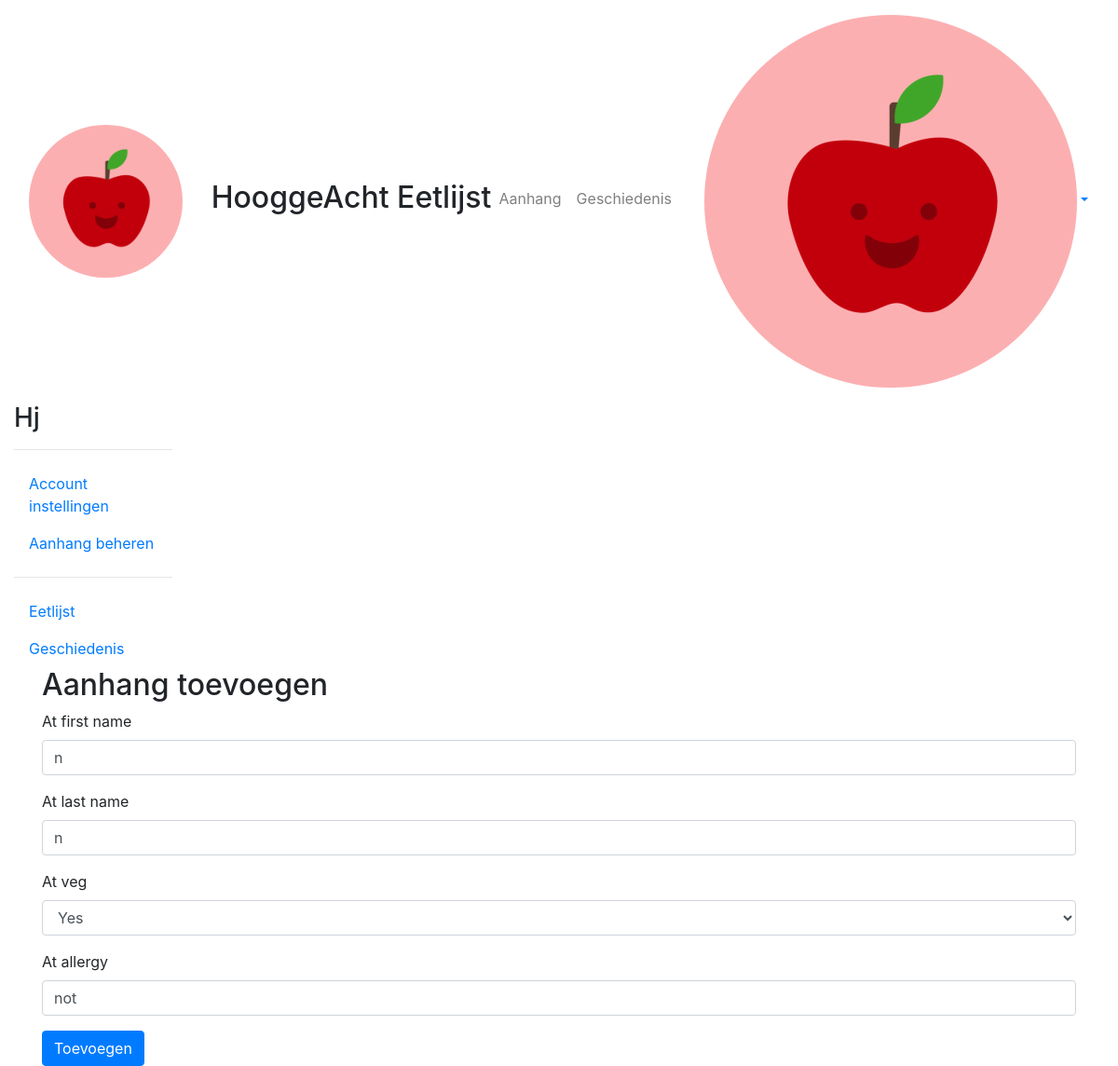
/accounts/aanhang/9/aanpassen/ (signed in), run on the app's committed database.
### accounts/models.py (models this page shows, shortened)
class Profile(models.Model):
    user = models.OneToOneField(User, on_delete=models.CASCADE)
    housename = models.CharField(max_length=30, blank=True)
    vegetarian = models.NullBooleanField(blank=True, null=True)
    allergy = models.CharField(max_length=100, blank=True, null=True)
    food_preference = models.CharField(max_length=100, blank=True, null=True)

class Attachment(models.Model):
    author = models.ForeignKey(user)
    at_first_name = models.CharField(max_length=30, blank=True)
    at_last_name = models.CharField(max_length=30, blank=True)
    at_veg = models.NullBooleanField(blank=True, null=True)
    at_allergy = models.CharField(max_length=100, blank=True, null=True)

### accounts/views.py (the view)
# urls.py: url(r'^aanhang/(?P<pk>\d+)/aanpassen/$', views.AttachmentUpdateView.as_view(), name="attachment_update"),
class AttachmentUpdateView(LoginRequiredMixin, UpdateView):
    login_url = '/accounts/login/'
    redirect_field_name = 'accounts/attachment_list.html'
    form_class = AttachmentForm
    model = Attachment

### accounts/forms.py
class AttachmentForm(forms.ModelForm):
    class Meta:
        fields = ('at_first_name','at_last_name','at_veg','at_allergy')
        model = Attachment

### accounts/templates/accounts/attachment_form.html (shortened to what this page needs)
{% extends "base.html" %}
{% load bootstrap4 %}
{% load staticfiles %}
{% block content %}
<div class="container form-container">
  <h2>Aanhang toevoegen</h2>
  <form method="POST">
      {% bootstrap_form form %}
      <input type="submit" class="btn btn-primary" value="Toevoegen">
  </form>
</div>
{% endblock %}

### templates/base.html (shortened to what this page needs)
<!DOCTYPE html>
<html>
  <head>
    {% load sass_tags %}
    {% load staticfiles %}
    <link rel="stylesheet" href="https://maxcdn.bootstrapcdn.com/bootstrap/4.0.0-beta/css/bootstrap.min.css">
    <link href="{% sass_src 'scss/style.scss' %}" rel="stylesheet" type="text/css" />
    <link rel="stylesheet" type="text/css" href="https://cdn.jsdelivr.net/npm/slick-carousel@1.8.1/slick/slick.css"/>
    <link rel="stylesheet" type="text/css" href="https://cdn.jsdelivr.net/npm/slick-carousel@1.8.1/slick/slick-theme.css"/>
  </head>
  <body>
    <nav class="navbar navbar-expand-lg navbar-light bg-tranparent">
      <a class="navbar-brand col-sm-3 col-md-2" href="{% url 'home' %}"><img src="{% static 'img/account_icon.png' %}" alt="" class="img-fluid rounded-circle aarbei"></a>
      <div class="collapse navbar-collapse" id="navbarToggler">
        <ul class="navbar-nav mr-auto mt-2 mt-lg-0">
          {% if user.is_authenticated %}
          <h2>HooggeAcht Eetlijst</h2>
          <li class="nav-item">
            <a class="nav-link" href="{% url 'accounts:attachment_create' %}">Aanhang</a>
          </li>
          <li class="nav-item">
            <a class="nav-link" href="{% url 'accounts:profile' %}">Geschiedenis</a>
          </li>
          {% else %}
          <li class="nav-item active">
            <a class="nav-link" href="{% url 'accounts:login' %}">Inloggen <span class="sr-only">(current)</span></a>
          </li>
          {% endif %}
        </ul>
        {% if user.is_authenticated %}
          <div class="nav-item dropdown my-2 my-lg-0">
            <a class="nav-link dropdown-toggle" data-toggle="dropdown" href="#" role="button" aria-haspopup="true" aria-expanded="false"><img src="{% static 'img/account_icon.png' %}" alt="" class="aardbei rounded-circle img-fluid" ></a>
          </div>
          {% endif %}
      </div>
    </nav>
<div class="container-fluid fp-content">
  <div class="row">
    <nav class="col-sm-3 col-md-2 hidden-xs-down bg-faded sidebar">
      <div class="housetitle">
        <h3>{{user.profile.housename|title}}</h3>
      </div>
      <hr class="m-t">
          <ul class="nav nav-pills flex-column">
            {% if user.is_authenticated %}
            <li class="nav-item">
              <a class="nav-link" href="{% url 'accounts:profile' %}">Account instellingen</a>
            </li>
            <li class="nav-item">
              <a class="nav-link" href="{% url 'accounts:attachment_list' %}">Aanhang beheren</a>
            </li>
            {% else %}
            <li class="nav-item active">
              <a class="nav-link" href="{% url 'accounts:login' %}">Inloggen <span class="sr-only">(current)</span></a>
            </li>
            {% endif %}
          </ul>
          <hr class="m-t">
          <ul class="nav nav-pills flex-column">
            <li class="nav-item button-side">
              <a class="nav-link" href="{% url 'home' %}">Eetlijst</a>
            </li>
            <li class="nav-item button-side">
              <a class="nav-link" href="{% url 'accounts:profile' %}">Geschiedenis</a>
            </li>
          </ul>
        </nav>
        {% block content %}
        {% endblock %}
  </div>
</div>
  </body>
</html>

### data on the page
Attachment: at_first_name "n", at_last_name "n", at_veg "Yes", at_allergy "not"

### other printed values
{{ user.profile.housename|title }} "Hj"
